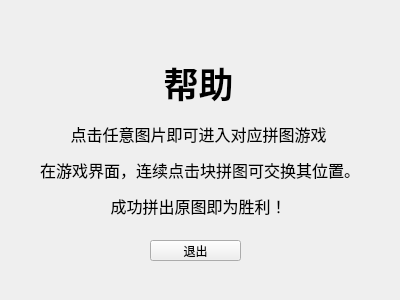
<?xml version="1.0" encoding="UTF-8"?>
<ui version="4.0">
 <class>gamehelp</class>
 <widget class="QWidget" name="gamehelp">
  <property name="geometry">
   <rect>
    <x>0</x>
    <y>0</y>
    <width>400</width>
    <height>300</height>
   </rect>
  </property>
  <property name="windowTitle">
   <string>Form</string>
  </property>
  <property name="autoFillBackground">
   <bool>true</bool>
  </property>
  <widget class="QPushButton" name="helpexitButton">
   <property name="geometry">
    <rect>
     <x>150</x>
     <y>240</y>
     <width>91</width>
     <height>21</height>
    </rect>
   </property>
   <property name="text">
    <string>退出</string>
   </property>
  </widget>
  <widget class="QWidget" name="">
   <property name="geometry">
    <rect>
     <x>40</x>
     <y>50</y>
     <width>317</width>
     <height>181</height>
    </rect>
   </property>
   <layout class="QVBoxLayout" name="verticalLayout">
    <item>
     <widget class="QLabel" name="helptitle">
      <property name="text">
       <string>&lt;html&gt;&lt;head/&gt;&lt;body&gt;&lt;p align=&quot;center&quot;&gt;&lt;span style=&quot; font-size:26pt; font-weight:600;&quot;&gt;帮助&lt;/span&gt;&lt;/p&gt;&lt;/body&gt;&lt;/html&gt;</string>
      </property>
     </widget>
    </item>
    <item>
     <widget class="QLabel" name="helpdetails">
      <property name="text">
       <string>&lt;html&gt;&lt;head/&gt;&lt;body&gt;&lt;p align=&quot;center&quot;&gt;&lt;span style=&quot; font-size:12pt;&quot;&gt;点击任意图片即可进入对应拼图游戏&lt;/span&gt;&lt;/p&gt;&lt;p align=&quot;center&quot;&gt;&lt;span style=&quot; font-size:12pt;&quot;&gt;在游戏界面，连续点击块拼图可交换其位置。&lt;/span&gt;&lt;/p&gt;&lt;p align=&quot;center&quot;&gt;&lt;span style=&quot; font-size:12pt;&quot;&gt;成功拼出原图即为胜利！&lt;br/&gt;&lt;/span&gt;&lt;/p&gt;&lt;/body&gt;&lt;/html&gt;</string>
      </property>
     </widget>
    </item>
   </layout>
  </widget>
 </widget>
 <resources/>
 <connections/>
</ui>
